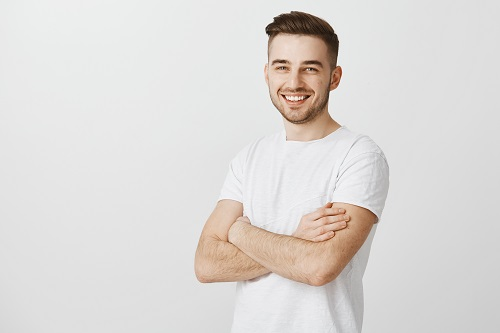
#> input picture man1.jpg, 500 x 333 px
$ python main.py
#> lines starting #> are read from the running program, lines starting #| are printed output that depends on the picture
import cv2
import sklearn.cluster as sk_cluster
import numpy as np

# read image and define related info
img = cv2.imread("man1.jpg")
#> img is the input picture: shape (333, 500, 3); mean B, G, R 215.2, 217.8, 221.3
cv2.imshow('Main', img)
img_width = len(img[0])
#> img_width = 500
img_height = len(img)
#> img_height = 333

# reshape h*w dimensional array with 3 feature to 1 dimensional array with 3 feature
img_data = img.reshape(-1, 3)

# clusters number
n_clusters = 3

# fit data using kmeans model
model = sk_cluster.KMeans(n_clusters)
clustered_image = model.fit(img_data)

# reshape 1 dimensional array to h*w dimensional array
img_labels = clustered_image.labels_.reshape(img_height, img_width, 1)
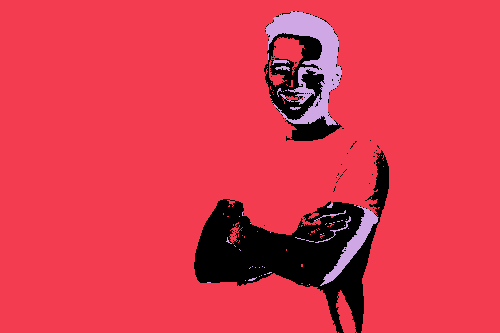
#> img_labels: shape (333, 500, 1) int32; 3 distinct labels, from 0 to 2; one colour per label, 0 black

# create an empty array to fill image
blank_image = np.zeros((img_height, img_width, 3), np.uint8)

# set the pixel from cluster centers
for i in range(img_height):
    for j in range(img_width):
        color = clustered_image.cluster_centers_[img_labels[i,j]]
        blank_image[i, j] = color
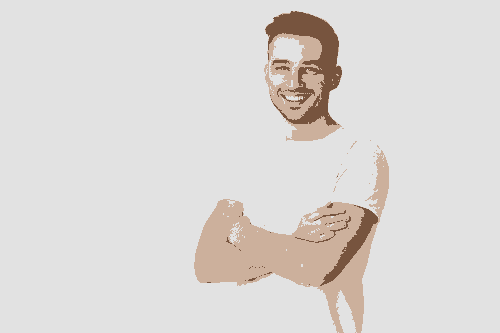
#> blank_image: shape (333, 500, 3); mean of channels 0, 1, 2 214.8, 217.3, 220.9; drawn as B, G, R

# display the clustered image
cv2.imshow('Clustered', blank_image)
cv2.waitKey(0)

$ run again, with man2.jpg copied over man1.jpg
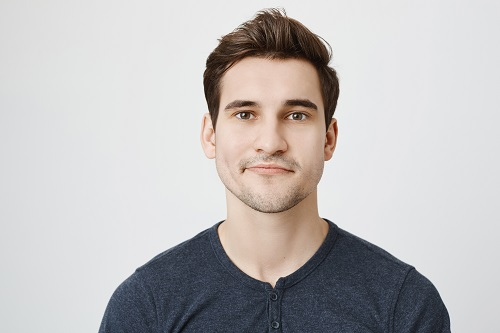
#> input picture man2.jpg, 500 x 333 px
#> img is the input picture: shape (333, 500, 3); mean B, G, R 188, 188.2, 191.2
#> img_width = 500
#> img_height = 333
#> `img_labels = clustered_image.labels_.reshape(img_height, img_width, 1)`:
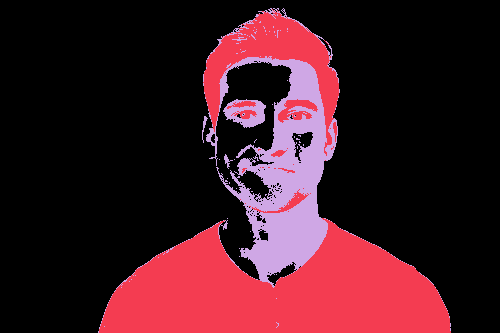
#> img_labels: shape (333, 500, 1) int32; 3 distinct labels, from 0 to 2; one colour per label, 0 black
#> after the loop `for i in range(img_height):`:
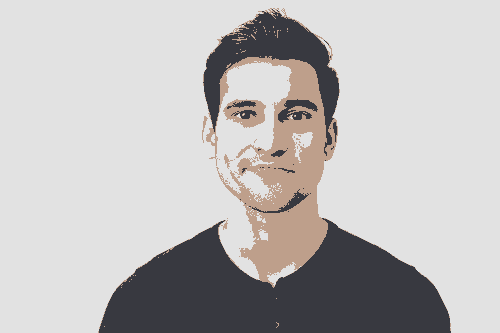
#> blank_image: shape (333, 500, 3); mean of channels 0, 1, 2 187.8, 188, 190.4; drawn as B, G, R
